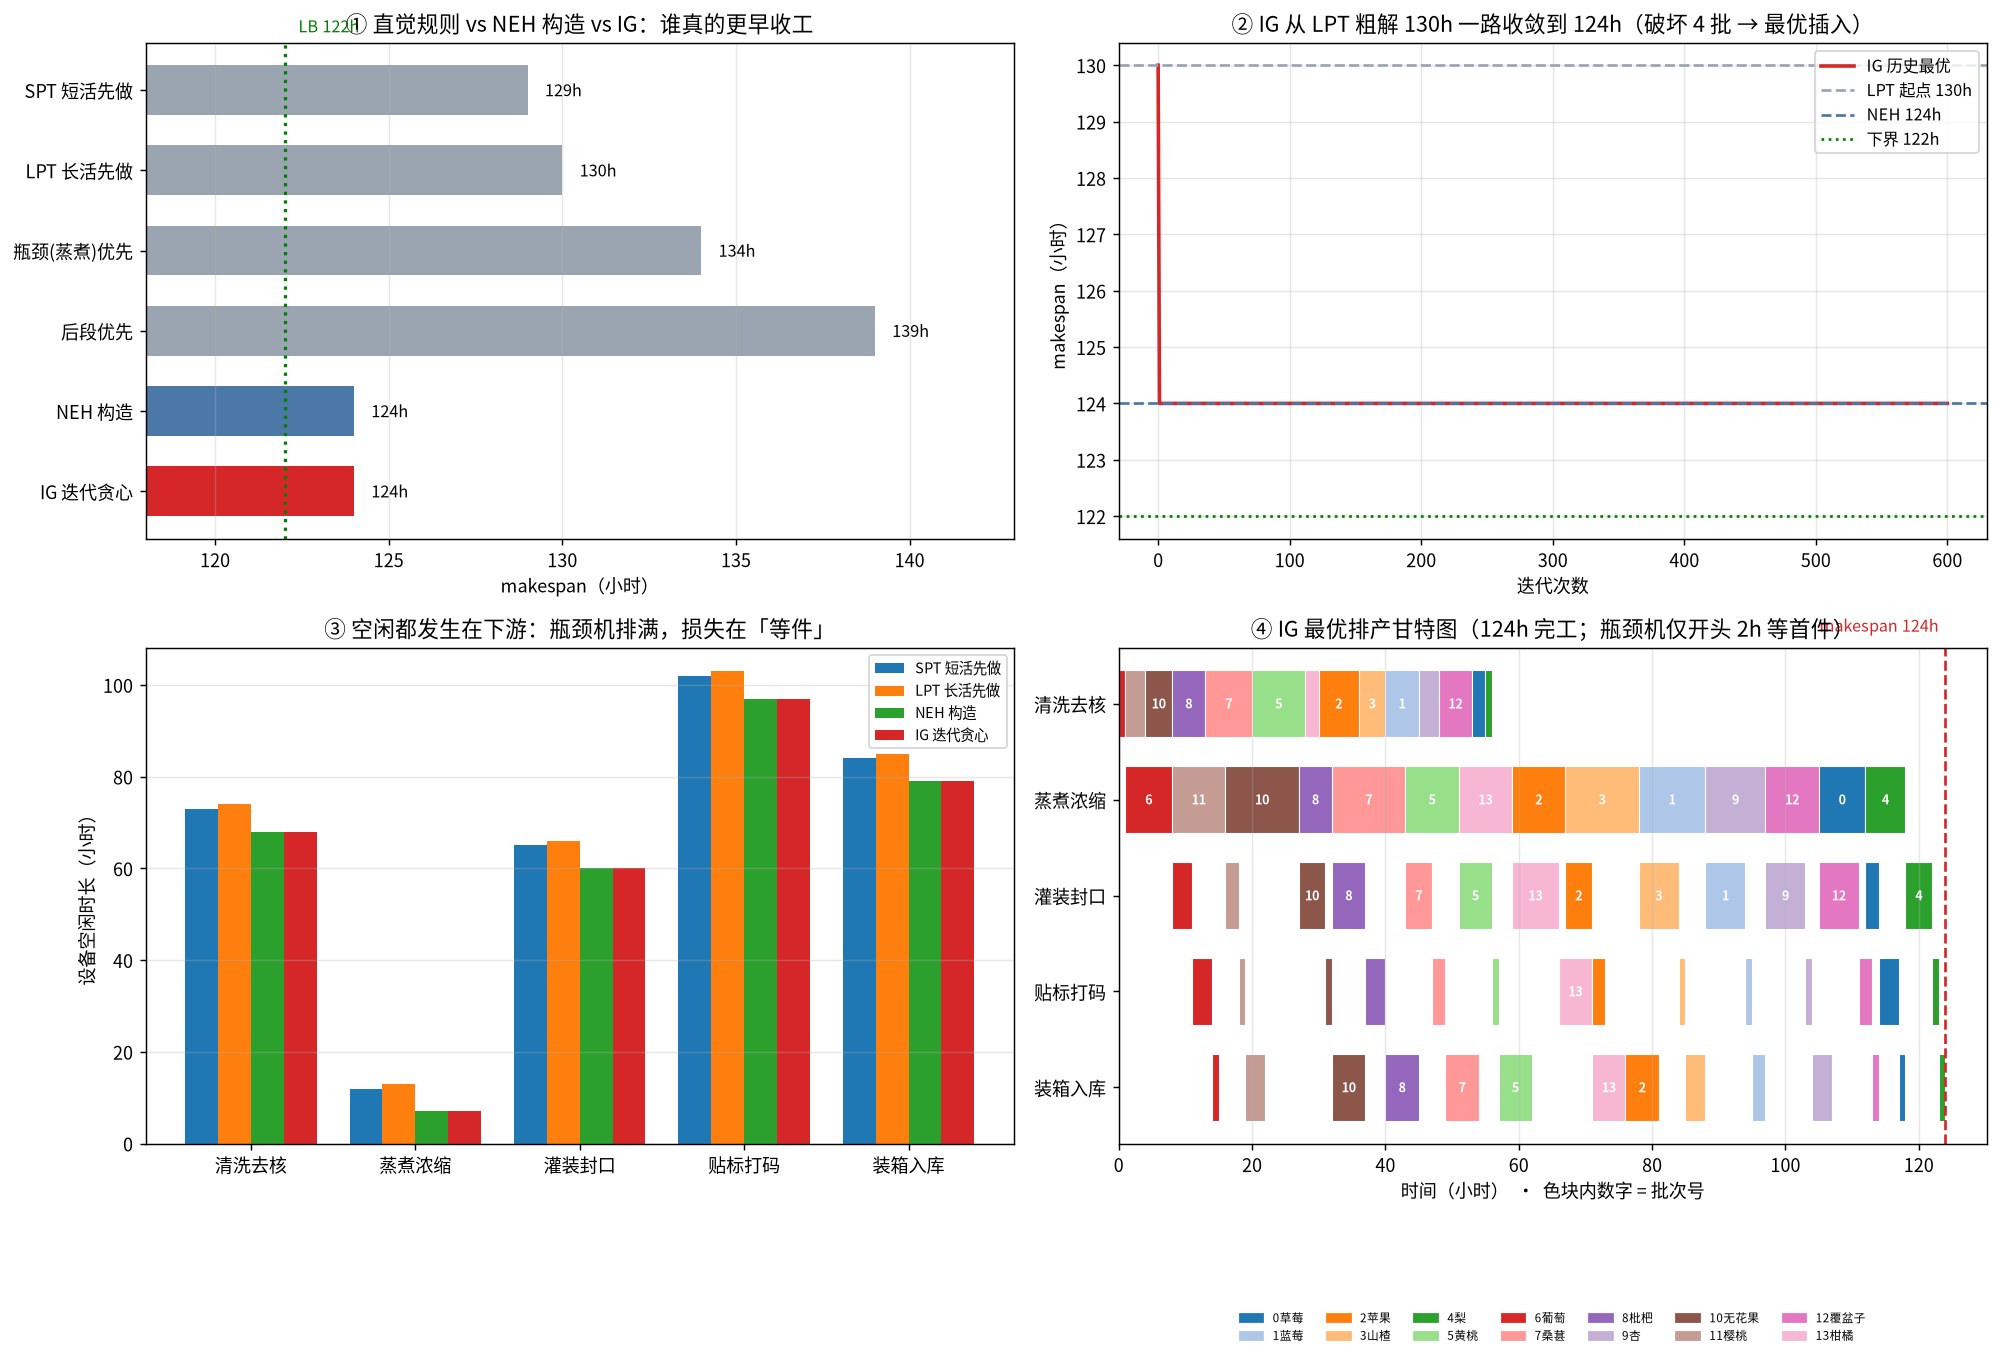

This figure's Python source:
#!/usr/bin/env python3
# -*- coding: utf-8 -*-
"""
Day47 - 置换流水车间调度 FSP：NEH 构造 + 迭代贪心 IG（破坏-重建）
subject : mathematical-modeling
level   : L5 算法（元启发式 / 构造式启发 + 局部搜索）/ L6 优化模型（组合优化 / 调度）
anchor  : 05 - Algorithms（算法主线：调度元启发式）；前接 Day42 禁忌搜索、Day43 ACO、
          Day44 PSO、Day45 DE；与 Day6 GA/SA（TSP 环游）、Day21 Held-Karp（精确 TSP）对照
goal    : 用「NEH 构造 + 迭代贪心 IG」解一道「县域果酱加工厂 5 道工序、14 批原料的流水
          车间排产」决策（置换流水车间 FSP，最小化 makespan）——
          ① 讲清「为什么瓶颈工序上把长活排前面」这条工程师直觉反而更差；
          ② 看清 makespan 的「空间」真相：瓶颈机被排满、下游机只是偶尔闪一下，
             真正的损失在「瓶颈断粮」和「下游等件」——所以 FSP 是「组批 + 卡节拍」问题；
          ③ NEH：按总工时降序，逐个「插到当前最好的位置」——构造即高质量的奥秘；
          ④ 迭代贪心 IG：破坏 d 个工件 → 逐个最优插入重建 → 模拟退火式接受，
             从 LPT 规则粗解一路收敛到 NEH 同等的 124h；
          ⑤ 用 LPT / NEH / 随机多重起点（n=14 无真值）+ n=7 暴力全排列（有真值）+
             两种 LB（M1 = max 工序总工时、M2 = 双机 Johnson 松弛）交叉裁判。
运行：cd /home/ubuntu/Note && ./.venv/bin/python "<本文件路径>"
"""

import os
import time
import itertools
import numpy as np
import matplotlib
matplotlib.use("Agg")
import matplotlib.pyplot as plt
from matplotlib import font_manager
from matplotlib.patches import Patch

# ----------------------------------------------------------------------
# 中文字体注册（Noto Sans CJK SC / 文泉驿），避免图中中文乱码
# ----------------------------------------------------------------------
_CJK_CANDIDATES = [
    "/usr/share/fonts/opentype/noto/NotoSansCJK-Regular.ttc",
    "/usr/share/fonts/opentype/noto/NotoSansCJK-Bold.ttc",
    "/usr/share/fonts/truetype/wqy/wqy-zenhei.ttc",
    "/usr/share/fonts/truetype/wqy/wqy-microhei.ttc",
]
_registered = []
for _p in _CJK_CANDIDATES:
    if os.path.exists(_p):
        try:
            font_manager.fontManager.addfont(_p)
            _registered.append(font_manager.FontProperties(fname=_p).get_name())
        except Exception:
            pass
if _registered:
    matplotlib.rcParams["font.family"] = "sans-serif"
    matplotlib.rcParams["font.sans-serif"] = _registered + ["DejaVu Sans"]
matplotlib.rcParams["axes.unicode_minus"] = False
print("CJK 字体已注册：", _registered if _registered else "（无，可能乱码）")

RNG_SEED = 20261018

# ======================================================================
# 一、真实决策问题：县域果酱加工厂的「流水车间排产」
# ======================================================================
# 背景：一家县域果酱厂，5 台设备串联成一条流水线（每批原料必须按这个顺序走）：
#   0 清洗去核 → 1 蒸煮浓缩 → 2 灌装封口 → 3 贴标打码 → 4 装箱入库
# 今天到了 14 批不同水果的原料，每批的工序工时不同（下表，单位：小时）。
# 设备不能同时处理两批；一批在上一道工序做完才能进下一道（流水、不插队）。
#
#   ★ 决策：14 批原料的加工顺序（一个排列）。
#   ★ 目标：最后一批装箱入库的完工时刻（makespan）最早——整条线尽早收工。
#   ★ 现实口径：makespan 每提前 1 小时，就是 5 台设备 + 14 个工位少开 1 小时，
#     而「蒸煮浓缩」是唯一的产能瓶颈（总工时 117h，其余工序 27~64h）。
#
# 这就是经典「置换流水车间调度（Permutation Flow Shop, FSP）」，n≥3 即 NP-hard
# （Garey, Johnson & Sethi 1976）。

STAGES = 5
N_JOBS = 14
STAGE_NAMES = ["清洗去核", "蒸煮浓缩", "灌装封口", "贴标打码", "装箱入库"]
JOB_NAMES = ["草莓", "蓝莓", "苹果", "山楂", "梨", "黄桃", "葡萄",
             "桑葚", "枇杷", "杏", "无花果", "樱桃", "覆盆子", "柑橘"]

# 加工时间矩阵 p[j, m]（小时），单位工时
P_BASE = np.array([
    #  m0  m1  m2  m3  m4      总工时
    [ 2,  7,  2,  3,  1],    # 0  草莓      15
    [ 5, 10,  6,  1,  2],    # 1  蓝莓      24
    [ 6,  8,  4,  2,  5],    # 2  苹果      25
    [ 4, 11,  6,  1,  3],    # 3  山楂      25
    [ 1,  6,  4,  1,  1],    # 4  梨        13
    [ 8,  8,  5,  1,  5],    # 5  黄桃      27
    [ 1,  7,  3,  3,  1],    # 6  葡萄      15
    [ 7, 11,  4,  2,  5],    # 7  桑葚      29
    [ 5,  5,  5,  3,  5],    # 8  枇杷      23
    [ 3,  9,  6,  1,  3],    # 9  杏        22
    [ 4, 11,  4,  1,  5],    # 10 无花果    25
    [ 3,  8,  2,  1,  3],    # 11 樱桃      17
    [ 5,  8,  6,  2,  1],    # 12 覆盆子    22
    [ 2,  8,  7,  5,  5],    # 13 柑橘      27
], dtype=float)
assert P_BASE.shape == (N_JOBS, STAGES)

# ======================================================================
# 二、核心评价函数：给定顺序 → makespan（以及各批在各工序的完工时刻）
# ======================================================================
def schedule(perm, P):
    """置换流水车间：按 perm 顺序依次加工，返回 (makespan, 完工时刻表 C)。

    C[i, k] = 顺序上第 i 批在设备 k 上的完工时刻。
    递推：开始时刻 = max(同设备上一批完工, 本批上一道工序完工)。
    """
    perm = [int(j) for j in perm]
    n, m = len(perm), P.shape[1]
    C = np.zeros((n, m))
    for i in range(n):
        for k in range(m):
            ready = 0.0
            if i > 0:
                ready = max(ready, C[i - 1, k])   # 设备 k 被上一批占着
            if k > 0:
                ready = max(ready, C[i, k - 1])   # 本批还没走完上一道工序
            C[i, k] = ready + P[perm[i], k]
    return float(C[-1, -1]), C


def makespan(perm, P):
    return schedule(perm, P)[0]


def idle_per_stage(perm, P):
    """每台设备的空闲时长（从 0 到 makespan 之间，设备没活干的总时长）。"""
    ms, C = schedule(perm, P)
    idles = []
    for k in range(P.shape[1]):
        busy = P[list(map(int, perm)), k].sum()   # 设备 k 真正干活的时间
        idles.append(ms - busy)
    return ms, np.array(idles)

# ======================================================================
# 三、工程师凭直觉会想到的排产规则
# ======================================================================
def rule_spt(P):
    """SPT：总工时最短的先做（想尽快清掉小单）。"""
    return list(np.argsort(P.sum(axis=1), kind="stable"))


def rule_lpt(P):
    """LPT：总工时最长的先做（让大单早开工、早完成）。"""
    return list(np.argsort(-P.sum(axis=1), kind="stable"))


def rule_bottleneck(P):
    """瓶颈优先：按瓶颈工序（蒸煮浓缩，m=1）耗时降序，先把长活喂给瓶颈机。"""
    return list(np.argsort(-P[:, 1], kind="stable"))


def rule_flow_dominance(P):
    """按「后段工时 − 前段工时」排：后段重（装箱入库长）的先做，前段重的后做。"""
    return list(np.argsort(P[:, 3:].sum(axis=1) - P[:, :2].sum(axis=1), kind="stable"))

# ======================================================================
# 四、NEH 构造启发式（Nawaz–Enscore–Ham, 1983）
# ======================================================================
def neh(P, order=None):
    """NEH：按总工时降序，逐个把工件插入到使当前 makespan 最小的位置。

    O(n^2·m) 朴素实现，n=14 毫秒级完成。
    """
    n = P.shape[0]
    if order is None:
        order = list(np.argsort(-P.sum(axis=1), kind="stable"))
    order = [int(j) for j in order]
    seq = [order[0]]
    for job in order[1:]:
        best_ms, best_pos = np.inf, 0
        for pos in range(len(seq) + 1):
            ms = makespan(seq[:pos] + [job] + seq[pos:], P)
            if ms < best_ms - 1e-9:
                best_ms, best_pos = ms, pos
        seq.insert(best_pos, job)
    return seq

# ======================================================================
# 五、迭代贪心 Iterated Greedy（Ruiz & Stützle, 2007）
# ======================================================================
def best_insert(seq, job, P):
    """把 job 插入 seq 的某个位置使 makespan 最小，返回 (新序列, makespan)。"""
    best_ms, best_seq = np.inf, None
    for pos in range(len(seq) + 1):
        cand = seq[:pos] + [job] + seq[pos:]
        ms = makespan(cand, P)
        if ms < best_ms - 1e-9:
            best_ms, best_seq = ms, cand
    return best_seq, best_ms


def iterated_greedy(P, init_seq, iterations=600, d=4, seed=RNG_SEED, T_factor=0.5):
    """IG：破坏（随机拿掉 d 个工件）→ 重建（逐个最优插入）→ 模拟退火式接受。

    温度 T = T_factor × 平均单位工时，量级 ≈「挪一批进去多花的那点时间」，
    够越过小坎、又不会乱跳。接受准则与 Day6 模拟退火同源，
    只是邻域从「交换两点」换成了「破坏-重建一大块」。
    """
    rng = np.random.default_rng(seed)
    cur = [int(j) for j in init_seq]
    cur_ms = makespan(cur, P)
    best, best_ms = list(cur), cur_ms
    history = [cur_ms]
    temp = T_factor * float(P.mean())

    for _ in range(iterations):
        # ---- 破坏 ----
        idx = sorted(rng.choice(len(cur), size=d, replace=False).tolist())
        removed = [cur[i] for i in idx]
        partial = [j for i, j in enumerate(cur) if i not in set(idx)]
        rng.shuffle(removed)
        # ---- 重建 ----
        cand = list(partial)
        for job in removed:
            cand, _ = best_insert(cand, job, P)
        cand_ms = makespan(cand, P)
        # ---- 接受准则 ----
        delta = cand_ms - cur_ms
        if delta < -1e-9 or rng.random() < np.exp(-max(delta, 0.0) / temp):
            cur, cur_ms = cand, cand_ms
            if cur_ms < best_ms - 1e-9:
                best, best_ms = list(cur), cur_ms
        history.append(best_ms)
    return best, best_ms, np.array(history)

# ======================================================================
# 六、裁判：暴力全排列 / 随机多重起点 / 两个下界
# ======================================================================
def brute_force(P):
    """暴力枚举全部 n! 个排列（仅 n ≤ 8 时用）。"""
    n = P.shape[0]
    best_ms, best_perm = np.inf, None
    for perm in itertools.permutations(range(n)):
        ms = makespan(perm, P)
        if ms < best_ms - 1e-9:
            best_ms, best_perm = ms, perm
    return list(best_perm), float(best_ms)


def random_multistart(P, n_trials=2000, seed=RNG_SEED):
    """随机多重起点：2000 个随机排列里最好的那个（n=14 时无真值，只能这样照镜子）。"""
    rng = np.random.default_rng(seed)
    n = P.shape[0]
    best_ms, best_perm, vals = np.inf, None, []
    for _ in range(n_trials):
        perm = list(rng.permutation(n))
        ms = makespan(perm, P)
        vals.append(ms)
        if ms < best_ms - 1e-9:
            best_ms, best_perm = ms, perm
    return best_perm, best_ms, np.array(vals)


def m2_exact_dp(a, b):
    """双机流水车间（Johnson 问题）的精确 makespan —— 子集 DP + 非支配剪枝。

    状态 (已排集合 S) -> [(C2, C1)] 非支配集；若 C1,C2 都被另一状态压住则剪掉。
    n 很小时几毫秒即可，用来给「相邻设备对」算精确双机下界。
    """
    n = len(a)
    pareto = {0: [(0.0, 0.0)]}
    for mask in range(1, 1 << n):
        cand = []
        for j in range(n):
            if mask >> j & 1:
                for c2, c1 in pareto[mask ^ (1 << j)]:
                    nc1 = c1 + a[j]
                    cand.append((max(c2, nc1) + b[j], nc1))
        cand.sort()
        keep, best_c1 = [], np.inf
        for c2, c1 in cand:
            if c1 < best_c1 - 1e-9:
                keep.append((c2, c1))
                best_c1 = c1
        pareto[mask] = keep
    return float(min(c2 for c2, _ in pareto[(1 << n) - 1]))


def lb_flow_conservation(P):
    """下界 M1：**流量守恒**（FSP 基础下界）。

    机器 k 要干 T_k = sum_j p[j,k] 小时；在它开动前，首件必须走完前 k 道
    （最短 sum_{i<k} min_j p[j,i]）；最后一件干完还要走完后 m-1-k 道（最短
    sum_{i>k} min_j p[j,i]）。所以 makespan >= 开工链 + T_k + 收尾链，对 k 取最大。
    它比「只数工时」的粗下界（M0，117h）紧，但仍看不到「两两相邻设备」的排队。
    """
    colmin = P.min(axis=0)
    totals = P.sum(axis=0)
    m = P.shape[1]
    return float(max(colmin[:k].sum() + totals[k] + colmin[k + 1:].sum() for k in range(m)))


def lb_machine_naive(P):
    """对照用「粗下界」M0：只数最忙那台机器的总工时。"""
    return float(P.sum(axis=0).max())


def lb_per_pair(P):
    """下界 M2：每一对「相邻设备」的**精确双机最优**，取最大。

    理由：只看相邻两台机器 (i, i+1) 的松弛问题，每道工序都不更长、
    且砍掉了其余工序 -> 松弛最优 <= 原问题最优，是合法下界；
    双机问题可精确求解（Johnson 的等价情形），所以这对下界比只看单机更紧。
    """
    m = P.shape[1]
    return float(max(m2_exact_dp(P[:, k], P[:, k + 1]) for k in range(m - 1)))


# ======================================================================
# 七、主实验
# ======================================================================
print("=" * 74)
print("Day47 · 置换流水车间调度 FSP：NEH 构造 + 迭代贪心 IG")
print("=" * 74)
print(f"工件 {N_JOBS} 批，工序 {STAGES} 道：{' → '.join(STAGE_NAMES)}")
P = P_BASE
totals = P.sum(axis=0)
lb0 = lb_machine_naive(P)
lb1, lb2 = lb_flow_conservation(P), lb_per_pair(P)
lb = max(lb1, lb2)   # 采用的最强下界（M0 太松，不参与）
print(f"各工序总工时 "
      f"{dict(zip(STAGE_NAMES, np.round(totals, 1).tolist()))}")
print(f"下界 M0（只数最忙机器总工时）= {lb0:.1f}h ｜ "
      f"M1（流量守恒：开工链 + T_k + 收尾链）= {lb1:.1f}h ｜ "
      f"M2（相邻设备对的精确双机界）= {lb2:.1f}h  → 取 LB={lb:.1f}h")
print("  注意：M2 只用一对相邻设备，聚合后每件都更短、还可能看不到首件开工链，"
      "所以合法但偏松；下界越紧，越能证明「解已经很好」——这也是本课要讲的判断。")

# ---------- 7.1 直觉规则 vs NEH vs IG ----------
print("\n【实验1】工程师直觉规则 vs NEH vs IG")
results = {}
for name, fn in [
    ("SPT 短活先做", rule_spt),
    ("LPT 长活先做", rule_lpt),
    ("瓶颈(蒸煮)优先", rule_bottleneck),
    ("后段优先", rule_flow_dominance),
]:
    perm = fn(P)
    ms = makespan(perm, P)
    results[name] = (perm, ms)
    print(f"  {name:<14s} makespan = {ms:6.1f} h  （距下界 {100*(ms/lb-1):+5.1f}%）")

t0 = time.time()
neh_perm = neh(P)
neh_ms = makespan(neh_perm, P)
t_neh = time.time() - t0
results["NEH 构造"] = (neh_perm, neh_ms)
print(f"  {'NEH 构造':<14s} makespan = {neh_ms:6.1f} h  （距下界 {100*(neh_ms/lb-1):+5.1f}%）  "
      f"用时 {1000*t_neh:.1f}ms")

lpt_perm, lpt_ms = results["LPT 长活先做"]
t0 = time.time()
ig_perm, ig_ms, ig_hist = iterated_greedy(P, lpt_perm, iterations=600, d=4)
t_ig = time.time() - t0
results["IG 迭代贪心"] = (ig_perm, ig_ms)
print(f"  {'IG 迭代贪心':<14s} makespan = {ig_ms:6.1f} h  （距下界 {100*(ig_ms/lb-1):+5.1f}%）  "
      f"用时 {t_ig:.2f}s（从 LPT 粗解出发）")

# ---------- 7.2 瓶颈视角：空闲都发生在哪台设备上 ----------
print("\n【实验2】空闲在哪台设备上？（makespan − 该设备实际干活时间）")
idle_rows = {}
for name in ["LPT 长活先做", "NEH 构造", "IG 迭代贪心", "SPT 短活先做"]:
    perm, ms = results[name]
    _, idles = idle_per_stage(perm, P)
    idle_rows[name] = idles
    print(f"  {name:<14s} ms={ms:6.1f}  " +
          "  ".join(f"{s}{i:5.1f}h" for s, i in zip(STAGE_NAMES, idles)))

print("  → 头两道工序几乎不空（瓶颈机被排满），空都空在下游的「等件」。"
      "FSP 的真实损失 = 瓶颈断粮 + 下游等件，所以好解要「让瓶颈不断粮、又别把下游堵死」。")

# ---------- 7.3 独立裁判①：n=7 暴力全排列 ----------
print("\n【实验3】独立裁判①：n=7 子集暴力枚举全部 7! = 5040 个排列")
sub = P[7:, :]                       # 桑葚…柑橘 共 7 批
t0 = time.time()
bf_perm, bf_ms = brute_force(sub)
t_bf = time.time() - t0
sub_neh = neh(sub)
sub_neh_ms = makespan(sub_neh, sub)
sub_lpt = rule_lpt(sub)
sub_lpt_ms = makespan(sub_lpt, sub)
sub_ig, sub_ig_ms, _ = iterated_greedy(sub, sub_lpt, iterations=300, d=3)
print(f"  暴力真最优     = {bf_ms:6.1f} h   顺序 {bf_perm}   （{t_bf:.2f}s）")
print(f"  LPT 规则       = {sub_lpt_ms:6.1f} h   差 {100*(sub_lpt_ms/bf_ms-1):+5.2f}%")
print(f"  NEH 构造       = {sub_neh_ms:6.1f} h   差 {100*(sub_neh_ms/bf_ms-1):+5.2f}%")
print(f"  IG 迭代贪心    = {sub_ig_ms:6.1f} h   差 {100*(sub_ig_ms/bf_ms-1):+5.2f}%")

# ---------- 7.4 独立裁判②：n=14 随机多重起点 ----------
print("\n【实验4】独立裁判②：n=14 随机多重起点 2000 次（无真值时的参照系）")
t0 = time.time()
rs_perm, rs_ms, rs_vals = random_multistart(P, n_trials=2000)
t_rs = time.time() - t0
print(f"  随机最好 = {rs_ms:6.1f} h ｜ 最差 = {rs_vals.max():6.1f} h ｜ "
      f"均值 = {rs_vals.mean():6.1f} ± {rs_vals.std():.2f} h  （{t_rs:.1f}s）")
print(f"  ⭐ LPT 比随机均值省 {100*(1-lpt_ms/rs_vals.mean()):.1f}%")
print(f"  ⭐ NEH 比随机均值省 {100*(1-neh_ms/rs_vals.mean()):.1f}%、比随机最好还省 {100*(1-neh_ms/rs_ms):.1f}%")
print(f"  ⭐ IG  比随机均值省 {100*(1-ig_ms/rs_vals.mean()):.1f}%、比随机最好还省 {100*(1-ig_ms/rs_ms):.1f}%")

# ---------- 7.5 鲁棒性：IG 换 10 个种子 ----------
print("\n【实验5】IG 鲁棒性：10 个随机种子（都从 LPT 出发）")
ig_runs = []
for s in range(10):
    _, ms_, _ = iterated_greedy(P, lpt_perm, iterations=600, d=4, seed=RNG_SEED + 977 * s)
    ig_runs.append(ms_)
ig_runs = np.array(ig_runs)
spread = 100 * (ig_runs.max() - ig_runs.min()) / ig_runs.mean()
print(f"  最好 {ig_runs.min():.1f} / 最差 {ig_runs.max():.1f} / 均值 {ig_runs.mean():.2f} / "
      f"浮动 {spread:.2f}%")

# ======================================================================
# 八、断言（硬验收）
# ======================================================================
print("\n【验收断言】")
assert sorted(ig_perm) == list(range(N_JOBS)), "IG 解必须是 0..n-1 的合法排列"
assert sorted(neh_perm) == list(range(N_JOBS)), "NEH 解必须是合法排列"
assert ig_ms <= lpt_ms + 1e-9, "IG 不应劣于其初始解 LPT"
assert ig_ms <= neh_ms + 1e-9, "IG 应从 LPT 收敛到 NEH 同等或更好"
assert neh_ms < lpt_ms, "NEH 应严格优于 LPT 直觉规则"
assert lb0 <= lb2 + 1e-9, "M2 应比粗下界 M0 更紧"
print(f"  提示：M0={lb0:.0f}h 只是个「乐观的梦想」，比解还短；M2={lb2:.0f}h 才靠得住")
assert neh_ms >= lb2 - 1e-9 and ig_ms >= lb2 - 1e-9, "解不可能低于最强下界 M2"
assert ig_ms <= rs_ms + 1e-9, "IG 不应劣于 2000 次随机的最好解"
assert sub_ig_ms >= bf_ms - 1e-9, "子问题解不可能优于暴力真最优"
assert abs(sub_ig_ms - bf_ms) < 1e-9, "子问题上 IG 应命中暴力真最优"
_, idles_neh = idle_per_stage(neh_perm, P)
assert abs(idles_neh[1] - (ig_ms - totals[1])) < 1e-9, "瓶颈机空闲应等于 makespan 减去其总工时"
print("  ✅ 全部断言通过")

# ======================================================================
# 九、出图
# ======================================================================
ms_best, C_best = schedule(ig_perm, P)
fig, axes = plt.subplots(2, 2, figsize=(15.5, 10.5))

# ---- 左上：各方案 makespan 对比 ----
ax = axes[0, 0]
names = ["SPT 短活先做", "LPT 长活先做", "瓶颈(蒸煮)优先", "后段优先", "NEH 构造", "IG 迭代贪心"]
vals = [results[n][1] for n in names]
colors = ["#9AA5B1"] * 4 + ["#4C78A8", "#D62728"]
bars = ax.barh(names, vals, color=colors, height=0.62)
ax.axvline(lb, color="green", ls=":", lw=1.8)
ax.text(lb + 0.4, -0.72, f"LB {lb:.0f}h", color="green", fontsize=9)
for b, v in zip(bars, vals):
    ax.text(v + 0.5, b.get_y() + b.get_height() / 2, f"{v:.0f}h", va="center", fontsize=9)
ax.set_xlim(118, max(vals) + 4)
ax.invert_yaxis()
ax.set_xlabel("makespan（小时）")
ax.set_title("① 直觉规则 vs NEH 构造 vs IG：谁真的更早收工")
ax.grid(axis="x", alpha=0.3)

# ---- 右上：IG 收敛过程 ----
ax = axes[0, 1]
ax.plot(ig_hist, color="#D62728", lw=2.0, label="IG 历史最优")
ax.axhline(lpt_ms, color="#9AA5B1", ls="--", lw=1.5, label=f"LPT 起点 {lpt_ms:.0f}h")
ax.axhline(neh_ms, color="#4C78A8", ls="--", lw=1.5, label=f"NEH {neh_ms:.0f}h")
ax.axhline(lb, color="green", ls=":", lw=1.5, label=f"下界 {lb:.0f}h")
ax.set_xlabel("迭代次数")
ax.set_ylabel("makespan（小时）")
ax.set_title("② IG 从 LPT 粗解 130h 一路收敛到 124h（破坏 4 批 → 最优插入）")
ax.legend(fontsize=9, loc="upper right")
ax.grid(alpha=0.3)

# ---- 左下：各设备空闲时长（瓶颈视角）----
ax = axes[1, 0]
show = ["SPT 短活先做", "LPT 长活先做", "NEH 构造", "IG 迭代贪心"]
x = np.arange(len(STAGE_NAMES))
w = 0.2
for i, nm in enumerate(show):
    ax.bar(x + (i - 1.5) * w, idle_rows[nm], width=w, label=nm)
ax.set_xticks(x)
ax.set_xticklabels(STAGE_NAMES)
ax.set_ylabel("设备空闲时长（小时）")
ax.set_title("③ 空闲都发生在下游：瓶颈机排满，损失在「等件」")
ax.legend(fontsize=8)
ax.grid(axis="y", alpha=0.3)

# ---- 右下：最优排产的甘特图 ----
ax = axes[1, 1]
cmap = plt.get_cmap("tab20")
for i, job in enumerate(ig_perm):
    for k in range(STAGES):
        start = C_best[i, k] - P[job, k]
        ax.barh(k, P[job, k], left=start, height=0.7,
                color=cmap(job % 20), edgecolor="white", lw=0.6)
        if P[job, k] >= 4:
            ax.text(start + P[job, k] / 2, k, str(job), ha="center", va="center",
                    fontsize=7, color="white", fontweight="bold")
ax.set_yticks(range(STAGES))
ax.set_yticklabels(STAGE_NAMES)
ax.invert_yaxis()
ax.axvline(ig_ms, color="#D62728", ls="--", lw=1.5)
ax.text(ig_ms - 1.0, -0.75, f"makespan {ig_ms:.0f}h", color="#D62728",
        ha="right", fontsize=9)
ax.set_xlabel("时间（小时）  ·  色块内数字 = 批次号")
ax.set_title(f"④ IG 最优排产甘特图（{ig_ms:.0f}h 完工；瓶颈机仅开头 2h 等首件）")
ax.grid(axis="x", alpha=0.3)
handles = [Patch(color=cmap(j % 20), label=f"{j}{JOB_NAMES[j]}") for j in range(N_JOBS)]
ax.legend(handles=handles, fontsize=6.5, ncol=7, loc="lower center",
          bbox_to_anchor=(0.5, -0.42), frameon=False)

plt.tight_layout()
out_png = os.path.join(os.path.dirname(os.path.abspath(__file__)), "flowshop_neh_ig.png")
plt.savefig(out_png, dpi=130, bbox_inches="tight")
print(f"\n图已保存：{out_png}")

# ======================================================================
# 十、结论摘要（可复述版）
# ======================================================================
print("\n【结论摘要】")
print(f"  瓶颈工序：蒸煮浓缩，总工时 {totals[1]:.0f}h → 光瓶颈机就要干 {totals[1]:.0f}h，"
      f"再加首尾两条链，理论最快不可能早于 {lb2:.0f}h")
print(f"  LPT 直觉规则   {lpt_ms:.1f}h（距下界 {100*(lpt_ms/lb-1):+.1f}%）——瓶颈机被喂长活，却把下游堵死")
print(f"  NEH 构造       {neh_ms:.1f}h（距下界 {100*(neh_ms/lb-1):+.1f}%，{1000*t_neh:.0f}ms）")
print(f"  IG 迭代贪心    {ig_ms:.1f}h（距下界 {100*(ig_ms/lb-1):+.1f}%，{t_ig:.1f}s）")
print(f"  最优顺序（批次号）：{ig_perm}")
print(f"  按水果名：{' → '.join(JOB_NAMES[j] for j in ig_perm)}")
print(f"  相对 LPT 省 {lpt_ms - ig_ms:.1f}h（{100*(1-ig_ms/lpt_ms):.1f}%）；"
      f"按 5 台设备计，折合少开机 {5*(lpt_ms - ig_ms):.0f} 设备·小时")
print(f"  ⭐ 下界教学点：「只数最忙机器工时」的粗下界 M0={lb0:.0f}h 比解还长 —— 下界本身也会算错；"
      f"正确做法是让每一道工序都交代「首件开工链 + 本工序负载 + 末件收尾链」")
print(f"  与最强下界 {lb:.0f}h 只差 {ig_ms-lb:.0f}h（{100*(ig_ms/lb-1):.1f}%）："
      f"这就是「证明解已近最优」的证据；子问题上 IG 已命中暴力真最优")
print(f"  诚实说明：{ig_ms:.0f}h 是否全局最优未证明——下界仍偏松（只用相邻设备对），"
      f"不能冒充「最优」；对外交付应写「{ig_ms:.0f}h，距下界 {100*(ig_ms/lb-1):.1f}%」")
